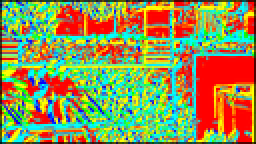
%> input picture impakallandingl7.png, 128 x 72 px, shrunk from 1280 x 720 before the run (shown 2 times larger)
$ octave pakal_optic_flow.m   (GNU Octave 9; MATLAB toolbox functions it lacks are replaced by stand-ins)
%> lines starting %> are read from the running program, lines starting %| are printed output that depends on the picture
%% flujo optico por pakal
iml=imread('impakallandingl7.png');
%> iml is the input picture: size 72x128x3 uint8; mean R, G, B 146.4, 146.1, 83.6
imr=imread('impakallandingr7.png');
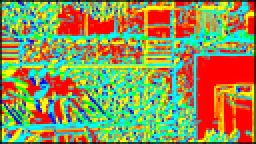
%> input picture impakallandingr7.png, 128 x 72 px, shrunk from 1280 x 720 before the run (shown 2 times larger)
%> imr is the input picture: size 72x128x3 uint8; mean R, G, B 146, 146.1, 84.2
ws=7;
[ren,col,com]=size(iml)
%> ren = 72; col = 128; com = 3
%[impl,imnl,imcl]=pakaltransform(imbyn,ws);
subplot(2,1,1);
imshow(iml);
subplot(2,1,2);
imshow(imr);
%nfile=strcat('impakallandingr',int2str(ws),'.png');
%imwrite(imcl,nfile);
mink=0;
minl=0;
imflow=zeros(ren,col,com);
for i=1+ws:ren-ws
  for j=1+ws:col-ws
    for k=-ws:ws
      for l=-ws:ws
        if iml(i,j,:)==imr(i+k,j+l,:)
          mink=k;
          minl=l;
        endif
      endfor
    endfor
    if mink<=0&&minl<=0
      imflow(i,j,:)=[255,0,0];
    endif
    if mink<=0&&minl>0
      imflow(i,j,:)=[0,255,0];
    endif
    if mink>0&&minl<=0
      imflow(i,j,:)=[0,0,255];
    endif
    if mink>0&&minl>0
      imflow(i,j,:)=[255,255,0];
    endif
  endfor
 endfor
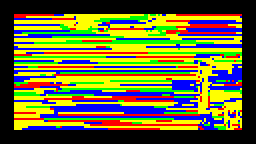
%> imflow: size 72x128x3 double (shown 2 times larger); mean R, G, B 105.2, 106.7, 51
%> after the loop, mink = 0; minl = 0
 figure, imshow(uint8(imflow));
